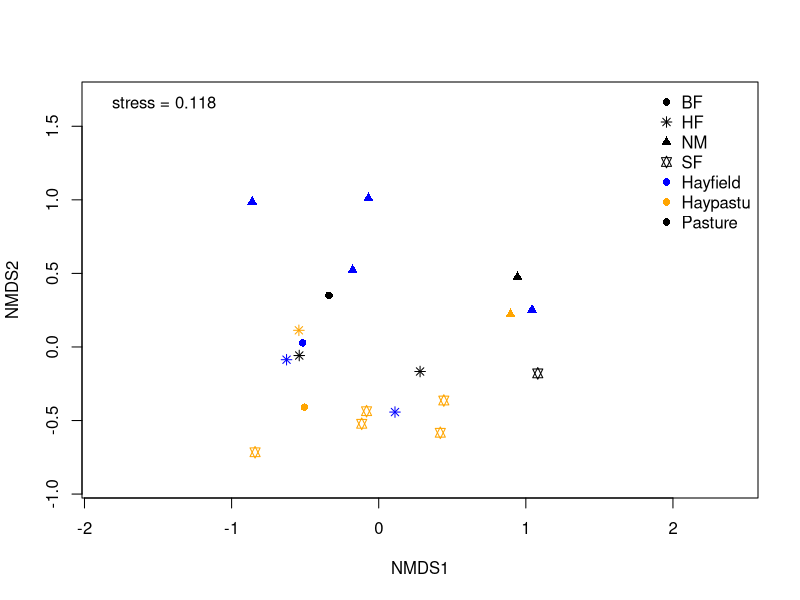

Recreate this plot in R.
## ---- chunk 1
library(vegan) # for vegetation and community analysis
library(dplyr) # for data manipulation
## ---- chunk 2
data("dune")
data("dune.env")
## ---- chunk 3
dune.mds <- metaMDS(dune, distance = "bray", autotransform = FALSE)
## ---- chunk 4
dune.mds
## ---- chunk 5
#displays empty ordination space
plot(dune.mds, type = "n") 

# displays site points where symbols (pch) are different management options and colour (col) are different land uses
points(dune.mds, display = "sites", 
       pch = c(16, 8, 17, 11) [as.factor(dune.env$Management)], 
       col = c("blue", "orange", "black") [as.factor(dune.env$Use)]) 

# displays symbol and colour legend
legend("topright", legend = c(levels(dune.env$Management), levels(dune.env$Use)), 
       pch = c(16, 8, 17, 11, 16, 16, 16), 
       col = c("black","black","black","black","blue", "orange", "black"), 
       bty = "n", cex = 1) 

# displays legend text of stress value
legend("topleft", "stress = 0.118", bty = "n", cex = 1)  
